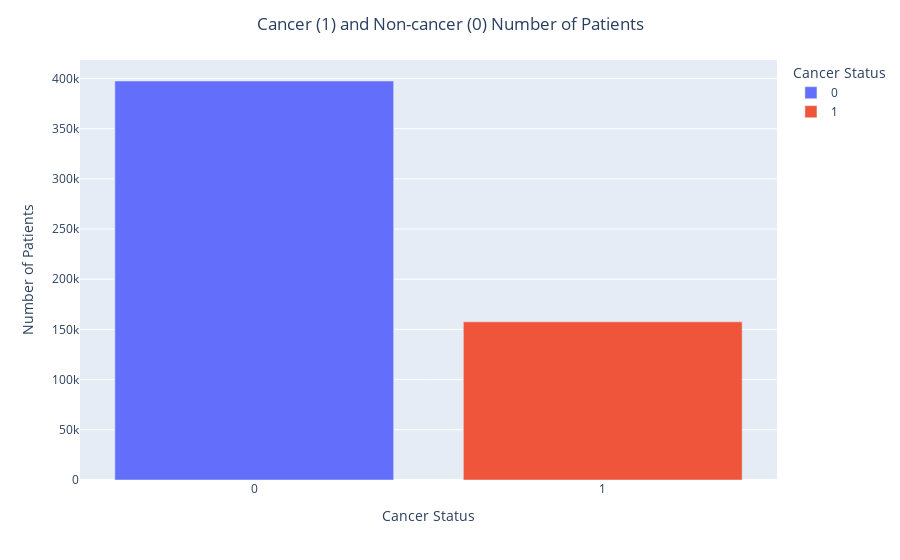

Notebook cell for this chart:
### Code cell
#
patient_data = pd.DataFrame({'Cancer Status': ['0','1'], 'Number of Patients': [397476,157572]})

patient_bar_chart = px.bar(data_frame=patient_data, x='Cancer Status', y='Number of Patients', color='Cancer Status')
patient_bar_chart.update_layout(title_text='Cancer (1) and Non-cancer (0) Number of Patients', title_x=0.5)
patient_bar_chart.show()

### Figure 1 — Plotly figure (JSON) as saved in the notebook; plotly's stock layout.template omitted (floating-point values rounded to 4 significant figures)
{"data": [{"alignmentgroup": "True", "hovertemplate": "Cancer Status=%{x}<br>Number of Patients=%{y}<extra></extra>", "legendgroup": "0", "marker": {"color": "#636efa", "pattern": {"shape": ""}}, "name": "0", "offsetgroup": "0", "orientation": "v", "showlegend": true, "textposition": "auto", "type": "bar", "x": ["0"], "xaxis": "x", "y": [397476], "yaxis": "y"}, {"alignmentgroup": "True", "hovertemplate": "Cancer Status=%{x}<br>Number of Patients=%{y}<extra></extra>", "legendgroup": "1", "marker": {"color": "#EF553B", "pattern": {"shape": ""}}, "name": "1", "offsetgroup": "1", "orientation": "v", "showlegend": true, "textposition": "auto", "type": "bar", "x": ["1"], "xaxis": "x", "y": [157572], "yaxis": "y"}], "layout": {"barmode": "relative", "legend": {"title": {"text": "Cancer Status"}, "tracegroupgap": 0}, "margin": {"t": 60}, "title": {"text": "Cancer (1) and Non-cancer (0) Number of Patients", "x": 0.5}, "xaxis": {"anchor": "y", "categoryarray": ["0", "1"], "categoryorder": "array", "domain": [0, 1], "title": {"text": "Cancer Status"}}, "yaxis": {"anchor": "x", "domain": [0, 1], "title": {"text": "Number of Patients"}}}}
